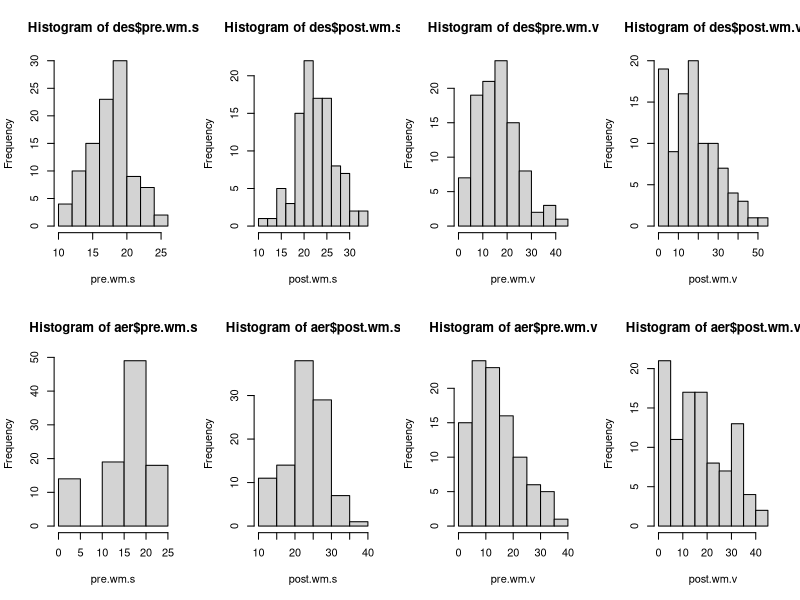

The R source for this figure:
# statistic one, week one, homework, 9/9/2012
# read data, plot histograms, describe data

# load psych library
library(psych)

# read data into dataframe
aer = read.table("DAA.01.aer.txt", header=TRUE)
des = read.table("DAA.01.des.txt", header=TRUE)

# plot 8 histograms into one layout with 2 rows and 4 columns
layout(matrix(c(1,2,3,4,5,6,7,8),2,4,byrow=TRUE))
hist(des$pre.wm.s, xlab="pre.wm.s")
hist(des$post.wm.s, xlab="post.wm.s")
hist(des$pre.wm.v, xlab="pre.wm.v")
hist(des$post.wm.v, xlab="post.wm.v")
hist(aer$pre.wm.s, xlab="pre.wm.s")
hist(aer$post.wm.s, xlab="post.wm.s")
hist(aer$pre.wm.v, xlab="pre.wm.v")
hist(aer$post.wm.v, xlab="post.wm.v")

# describes data
describe(des)
describe(aer)